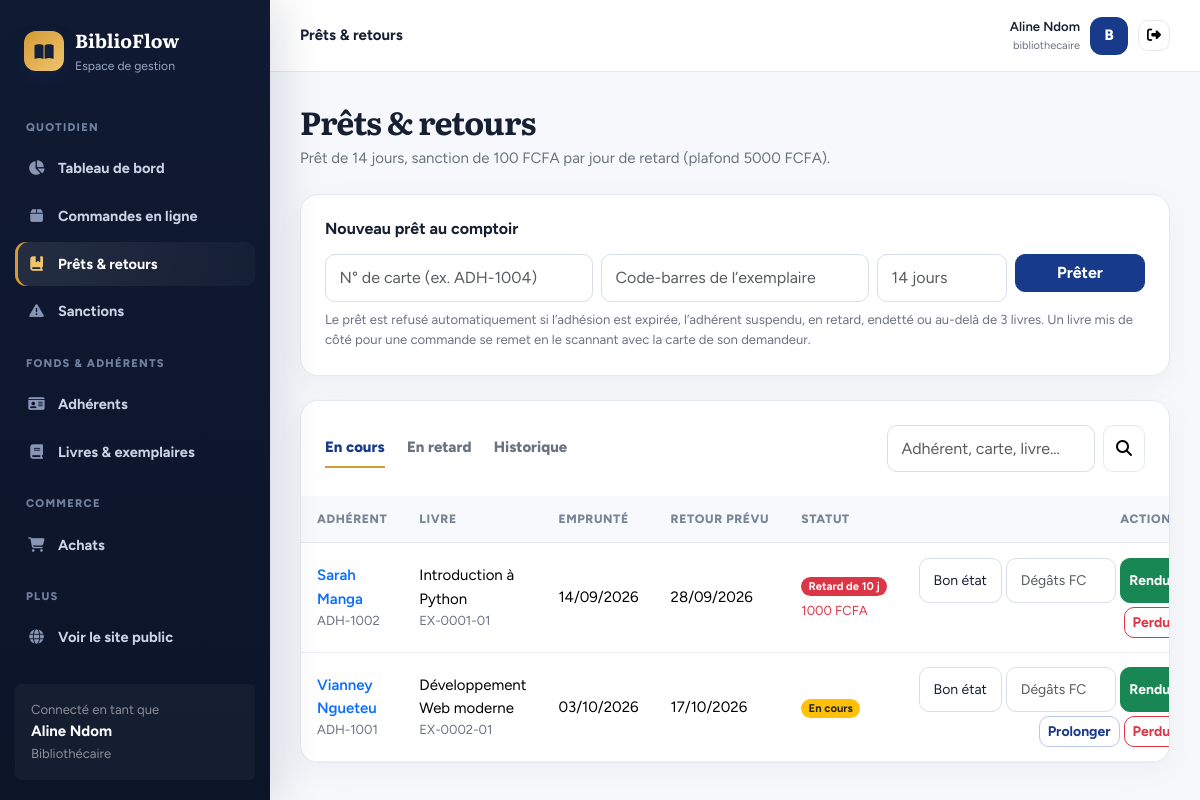
/gestion/emprunts/ (signed in), run on the app's committed database.
### bibliotheque/models.py (models this page shows, shortened)
class Utilisateur(AbstractUser):
    ROLES = [("adherent", "Adhérent"), ("bibliothecaire", "Bibliothécaire"), ("administrateur", "Administrateur")]
    STATUTS = [("en_attente", "En attente de validation"), ("actif", "Actif"), ("suspendu", "Suspendu")]
    first_name = None  # remplacés par nom / prénom
    last_name = None
    nom = models.CharField(max_length=80)
    prenom = models.CharField(max_length=80)
    telephone = models.CharField(max_length=20, blank=True)
    adresse = models.CharField(max_length=200, blank=True)
    role = models.CharField(max_length=20, choices=ROLES, default="adherent")
    statut = models.CharField(max_length=12, choices=STATUTS, default="actif")
    numero_carte = models.CharField(max_length=20, unique=True, null=True, blank=True)
    date_expiration = models.DateField(null=True, blank=True)  # fin de validité de l'adhésion
    suspendu_jusqu = models.DateField(null=True, blank=True)   # emprunts suspendus après un retard
    REQUIRED_FIELDS = ["nom", "prenom", "email"]
    def get_full_name(self):
        return f"{self.prenom} {self.nom}".strip()
    def __str__(self):
        return self.get_full_name() or self.username
    @property
    def est_personnel(self):
        return self.is_superuser or self.role in ("bibliothecaire", "administrateur")

class Emprunt(models.Model):
    STATUTS = [("demande", "Demandé"), ("prete", "Prêt à retirer"), ("en_cours", "En cours"), ("retard", "En retard"),
               ("rendu", "Rendu"), ("perdu", "Perdu"), ("annule", "Annulé")]
    ACTIFS = ("demande", "prete", "en_cours", "retard")   # compte dans la limite d'emprunts
    OUVERTS = ("en_cours", "retard")                      # livre actuellement chez l'adhérent
    PAIEMENTS = [("impayee", "Impayée"), ("payee", "Payée"), ("annulee", "Annulée")]
    adherent = models.ForeignKey(Utilisateur, on_delete=models.PROTECT, related_name="emprunts")
    personnel = models.ForeignKey(Utilisateur, on_delete=models.SET_NULL, null=True, blank=True,
                                  related_name="emprunts_acceptes")
    exemplaire = models.ForeignKey(Exemplaire, on_delete=models.PROTECT, related_name="emprunts")
    date_demande = models.DateTimeField(auto_now_add=True)
    date_emprunt = models.DateField(default=timezone.localdate)
    date_retour_prevue = models.DateField(null=True, blank=True)
    date_limite_retrait = models.DateField(null=True, blank=True)
    date_retour_effective = models.DateField(null=True, blank=True)
    statut = models.CharField(max_length=10, choices=STATUTS, default="en_cours")
    adresse_livraison = models.CharField(max_length=250, blank=True)  # vide = retrait à la bibliothèque
    nb_prolongations = models.PositiveSmallIntegerField(default=0)
    motif_sanction = models.CharField(max_length=200, blank=True)
    montant_sanction = models.DecimalField(max_digits=10, decimal_places=2, default=0)
    statut_paiement = models.CharField(max_length=10, choices=PAIEMENTS, blank=True)
    date_sanction = models.DateTimeField(null=True, blank=True)
    class Meta:
        ordering = ["-date_emprunt", "-id"]
    @property
    def jours_retard(self):
        if not self.date_retour_prevue:
            return 0
        ref = self.date_retour_effective or timezone.localdate()
        return max(0, (ref - self.date_retour_prevue).days)
    @property
    def en_retard(self):
        return (self.statut in self.OUVERTS and self.date_retour_prevue is not None
                and self.date_retour_prevue < timezone.localdate())

class Exemplaire(models.Model):
    ETATS = [("bon", "Bon état"), ("abime", "Abîmé")]
    STATUTS = [("disponible", "En rayon"), ("emprunte", "Emprunté"), ("reserve", "Mis de côté"),
               ("perdu", "Perdu"), ("retire", "Retiré du fonds")]
    livre = models.ForeignKey(Livre, on_delete=models.CASCADE, related_name="exemplaires")
    code_barres = models.CharField(max_length=40, unique=True)
    etat_physique = models.CharField(max_length=10, choices=ETATS, default="bon")
    statut = models.CharField(max_length=12, choices=STATUTS, default="disponible")
    etagere = models.CharField(max_length=40, blank=True)
    code_rayon = models.CharField(max_length=20, blank=True)

class Livre(models.Model):
    titre = models.CharField(max_length=200)
    auteur = models.CharField(max_length=120)
    isbn = models.CharField(max_length=20, unique=True, null=True, blank=True)
    description = models.TextField(blank=True)
    image = models.CharField(max_length=255, blank=True)  # chemin relatif dans static/media
    categorie = models.CharField(max_length=80, blank=True)
    annee_publication = models.PositiveSmallIntegerField(null=True, blank=True)
    langue = models.CharField(max_length=30, default="Français")
    prix = models.DecimalField(max_digits=10, decimal_places=2, default=0)  # prix de vente
    stock_vente = models.PositiveIntegerField(default=0)                    # exemplaires à vendre
    actif = models.BooleanField(default=True)
    class Meta:
        ordering = ["titre"]
    def __str__(self):
        return self.titre

### bibliotheque/views.py (the view, shortened to what this page needs)
# urls.py: path("gestion/emprunts/", views.emprunts, name="emprunts"),
@role_requis(*STAFF)
def emprunts(request):
    services.maj_quotidienne()
    vue, q = request.GET.get("vue", "en_cours"), request.GET.get("q", "").strip()
    today = timezone.localdate()
    liste = Emprunt.objects.select_related("adherent", "exemplaire__livre")
    if vue == "en_cours":
        liste = liste.filter(statut__in=Emprunt.OUVERTS)
    elif vue == "retards":
        liste = liste.filter(statut__in=Emprunt.OUVERTS, date_retour_prevue__lt=today)
    else:
        liste = liste.exclude(statut__in=("demande", "prete", "annule"))
    if q:
        liste = liste.filter(Q(adherent__nom__icontains=q) | Q(adherent__prenom__icontains=q)
                             | Q(adherent__numero_carte__icontains=q) | Q(exemplaire__livre__titre__icontains=q)
                             | Q(exemplaire__code_barres__icontains=q))
    liste = list(liste.order_by("date_retour_prevue" if vue != "tous" else "-date_emprunt", "-id")[:150])
    for e in liste:
        e.amende = services.montant_amende(e.jours_retard) if (e.statut in Emprunt.OUVERTS and e.jours_retard) else 0
    return render(request, "bibliotheque/emprunts.html", {
        "emprunts": liste, "vue": vue, "q": q, "params": services.params(), "etats": Exemplaire.ETATS})

### bibliotheque/templates/bibliotheque/emprunts.html
{% extends "bibliotheque/base.html" %}{% block titre %}Prêts & retours – BiblioFlow{% endblock %}{% block entete %}Prêts &amp; retours{% endblock %}{% block contenu %}
<div class="page-title mb-4"><h1>Prêts &amp; retours</h1><p>Prêt de {{ params.duree_pret_jours }} jours, sanction de {{ params.amende_par_jour|floatformat:0 }} FCFA par jour de retard (plafond {{ params.amende_plafond|floatformat:0 }} FCFA).</p></div>
<div class="cardx p-4 mb-4"><h6 class="fw-bold mb-3">Nouveau prêt au comptoir</h6><form method="post" class="row g-2">{% csrf_token %}<div class="col-md-4"><input name="carte" class="form-control" placeholder="N° de carte (ex. ADH-1004)" required></div><div class="col-md-4"><input name="code_barres" class="form-control" placeholder="Code-barres de l’exemplaire" required></div><div class="col-md-2"><input name="jours" type="number" min="1" class="form-control" placeholder="{{ params.duree_pret_jours }} jours"></div><div class="col-md-2"><button class="btn btn-primary w-100">Prêter</button></div></form>
<div class="small muted mt-2">Le prêt est refusé automatiquement si l’adhésion est expirée, l’adhérent suspendu, en retard, endetté ou au-delà de {{ params.max_emprunts }} livres. Un livre mis de côté pour une commande se remet en le scannant avec la carte de son demandeur.</div></div>
<div class="cardx table-card"><div class="p-4 d-flex flex-wrap gap-3 justify-content-between align-items-center"><ul class="nav nav-pills">
<li class="nav-item"><a class="nav-link {% if vue == 'en_cours' %}active{% endif %}" href="?vue=en_cours">En cours</a></li><li class="nav-item"><a class="nav-link {% if vue == 'retards' %}active{% endif %}" href="?vue=retards">En retard</a></li><li class="nav-item"><a class="nav-link {% if vue == 'tous' %}active{% endif %}" href="?vue=tous">Historique</a></li></ul>
<form class="d-flex gap-2"><input type="hidden" name="vue" value="{{ vue }}"><input name="q" value="{{ q }}" class="form-control" placeholder="Adhérent, carte, livre…"><button class="btn btn-light" aria-label="Rechercher"><i class="fa-solid fa-magnifying-glass"></i></button></form></div>
<div class="table-responsive"><table class="table"><thead><tr><th>Adhérent</th><th>Livre</th><th>Emprunté</th><th>Retour prévu</th><th>Statut</th><th class="text-end">Actions</th></tr></thead><tbody>
{% for e in emprunts %}<tr><td><a class="fw-semibold text-decoration-none" href="{% url 'adherent_detail' e.adherent.pk %}">{{ e.adherent }}</a><div class="muted small">{{ e.adherent.numero_carte }}</div></td><td>{{ e.exemplaire.livre }}<div class="muted small">{{ e.exemplaire.code_barres }}</div></td><td>{{ e.date_emprunt|date:"d/m/Y" }}</td><td>{{ e.date_retour_prevue|date:"d/m/Y"|default:"" }}{% if e.nb_prolongations %}<div class="muted small">prolongé {{ e.nb_prolongations }} fois</div>{% endif %}</td>
<td><span class="badge rounded-pill bg-{% if e.statut == 'rendu' %}success{% elif e.statut == 'perdu' %}dark{% elif e.en_retard %}danger{% else %}warning text-dark{% endif %}">{% if e.en_retard %}Retard de {{ e.jours_retard }} j{% else %}{{ e.get_statut_display }}{% endif %}</span>{% if e.amende %}<div class="small text-danger mt-1">{{ e.amende|floatformat:0 }} FCFA</div>{% elif e.statut_paiement %}<div class="small mt-1 {% if e.statut_paiement == 'impayee' %}text-danger{% else %}muted{% endif %}">Sanction {{ e.montant_sanction|floatformat:0 }} FCFA ({{ e.get_statut_paiement_display|lower }})</div>{% endif %}</td>
<td class="text-end">{% if e.statut == 'en_cours' or e.statut == 'retard' %}<div class="d-inline-flex gap-1 flex-wrap justify-content-end">
<form method="post" action="{% url 'emprunt_action' e.pk 'retour' %}" class="d-inline-flex gap-1">{% csrf_token %}<input type="hidden" name="next" value="{{ request.get_full_path }}"><select name="etat" class="form-select form-select-sm" style="width:auto">{% for k,l in etats %}<option value="{{ k }}">{{ l }}</option>{% endfor %}</select><input name="degats" type="number" min="0" step="100" class="form-control form-control-sm" style="width:110px" placeholder="Dégâts FCFA"><button class="btn btn-sm btn-success">Rendu</button></form>
{% if not e.en_retard %}<form method="post" action="{% url 'emprunt_action' e.pk 'prolonger' %}">{% csrf_token %}<input type="hidden" name="next" value="{{ request.get_full_path }}"><button class="btn btn-sm btn-outline-primary" title="+{{ params.duree_prolongation_jours }} jours">Prolonger</button></form>{% endif %}
<form method="post" action="{% url 'emprunt_action' e.pk 'perdu' %}" onsubmit="return confirm('Déclarer ce livre perdu ? Une sanction (prix + frais) sera créée.')">{% csrf_token %}<input type="hidden" name="next" value="{{ request.get_full_path }}"><button class="btn btn-sm btn-outline-danger">Perdu</button></form></div>{% endif %}</td></tr>
{% empty %}<tr><td colspan="6" class="empty">Aucun emprunt.</td></tr>{% endfor %}</tbody></table></div></div>{% endblock %}

### bibliotheque/templates/bibliotheque/base.html (shortened to what this page needs)
{% load static %}<!doctype html>
<html lang="fr"><head><meta charset="utf-8"><meta name="viewport" content="width=device-width, initial-scale=1"><title>{% block titre %}BiblioFlow{% endblock %}</title>
<link href="https://cdn.jsdelivr.net/npm/bootstrap@5.3.3/dist/css/bootstrap.min.css" rel="stylesheet"><link href="https://cdnjs.cloudflare.com/ajax/libs/font-awesome/6.5.2/css/all.min.css" rel="stylesheet"><link href="{% static 'bibliotheque/app.css' %}" rel="stylesheet"></head>
<body>{% with u=request.resolver_match.url_name %}<div class="app-shell">
<aside class="sidebar" id="sidebar">
  <div class="brand"><div class="brand-icon"><i class="fa-solid fa-book-open"></i></div><div><strong>BiblioFlow</strong><small>Espace de gestion</small></div></div>
  <div class="nav-title">Quotidien</div>
  <a class="side-link {% if u == 'tableau_bord' %}active{% endif %}" href="{% url 'tableau_bord' %}"><i class="fa-solid fa-chart-pie"></i>Tableau de bord</a>
  <a class="side-link {% if u == 'commandes' %}active{% endif %}" href="{% url 'commandes' %}"><i class="fa-solid fa-box"></i>Commandes en ligne</a>
  <a class="side-link {% if u == 'emprunts' %}active{% endif %}" href="{% url 'emprunts' %}"><i class="fa-solid fa-book-bookmark"></i>Prêts &amp; retours</a>
  <a class="side-link {% if u == 'sanctions' %}active{% endif %}" href="{% url 'sanctions' %}"><i class="fa-solid fa-triangle-exclamation"></i>Sanctions</a>
  <div class="nav-title">Fonds &amp; adhérents</div>
  <a class="side-link {% if u == 'adherents' or u == 'adherent_detail' or u == 'adherent_nouveau' or u == 'adherent_modifier' %}active{% endif %}" href="{% url 'adherents' %}"><i class="fa-solid fa-id-card"></i>Adhérents</a>
  <a class="side-link " href="{% url 'livres_gestion' %}"><i class="fa-solid fa-book"></i>Livres &amp; exemplaires</a>
  <div class="nav-title">Commerce</div>
  <a class="side-link {% if u == 'achats' or u == 'achat_detail' or u == 'achat_nouveau' %}active{% endif %}" href="{% url 'achats' %}"><i class="fa-solid fa-cart-shopping"></i>Achats</a>
  <div class="nav-title">Plus</div>
  <a class="side-link" href="{% url 'accueil' %}"><i class="fa-solid fa-globe"></i>Voir le site public</a>
  <div class="mt-4 p-3 rounded-2" style="background:#ffffff0a"><div class="small text-white-50">Connecté en tant que</div><strong>{{ user.get_full_name|default:user.username }}</strong><div class="small text-white-50">{{ user.get_role_display }}</div></div>
</aside>
<main class="main"><header class="topbar"><div class="d-flex align-items-center gap-3"><div class="fw-bold">{% block entete %}{% endblock %}</div></div>
<div class="user-chip"><div class="text-end d-none d-sm-block"><div class="fw-semibold small">{{ user.get_full_name|default:user.username }}</div><div class="muted" style="font-size:11px">{{ user.username }}</div></div><div class="avatar">{{ user.username|first|upper }}</div><form method="post" action="{% url 'logout' %}">{% csrf_token %}<button class="btn btn-sm btn-light" title="Déconnexion"><i class="fa-solid fa-right-from-bracket"></i></button></form></div></header>
<div class="content">{% block contenu %}{% endblock %}</div></main></div>{% endwith %}
<script src="https://cdn.jsdelivr.net/npm/bootstrap@5.3.3/dist/js/bootstrap.bundle.min.js"></script>{% block scripts %}{% endblock %}</body></html>

### data on the page
Utilisateur: get_full_name "Aline Ndom", role "Bibliothécaire", username "bibliothecaire", username|first "B"
Emprunt: adherent "Sarah Manga", adherent.numero_carte "ADH-1002", exemplaire.livre "Introduction à Python", exemplaire.code_barres "EX-0001-01", date_emprunt "14/09/2026", date_retour_prevue "28/09/2026", jours_retard "10", amende "1000"
Emprunt: adherent "Vianney Ngueteu", adherent.numero_carte "ADH-1001", exemplaire.livre "Développement Web moderne", exemplaire.code_barres "EX-0002-01", date_emprunt "03/10/2026", date_retour_prevue "17/10/2026", statut "En cours"

### other printed values
{{ params.duree_pret_jours }} "14"
{{ params.amende_par_jour|floatformat:0 }} "100"
{{ params.amende_plafond|floatformat:0 }} "5000"
{{ params.max_emprunts }} "3"
form field etat "Bon état"
